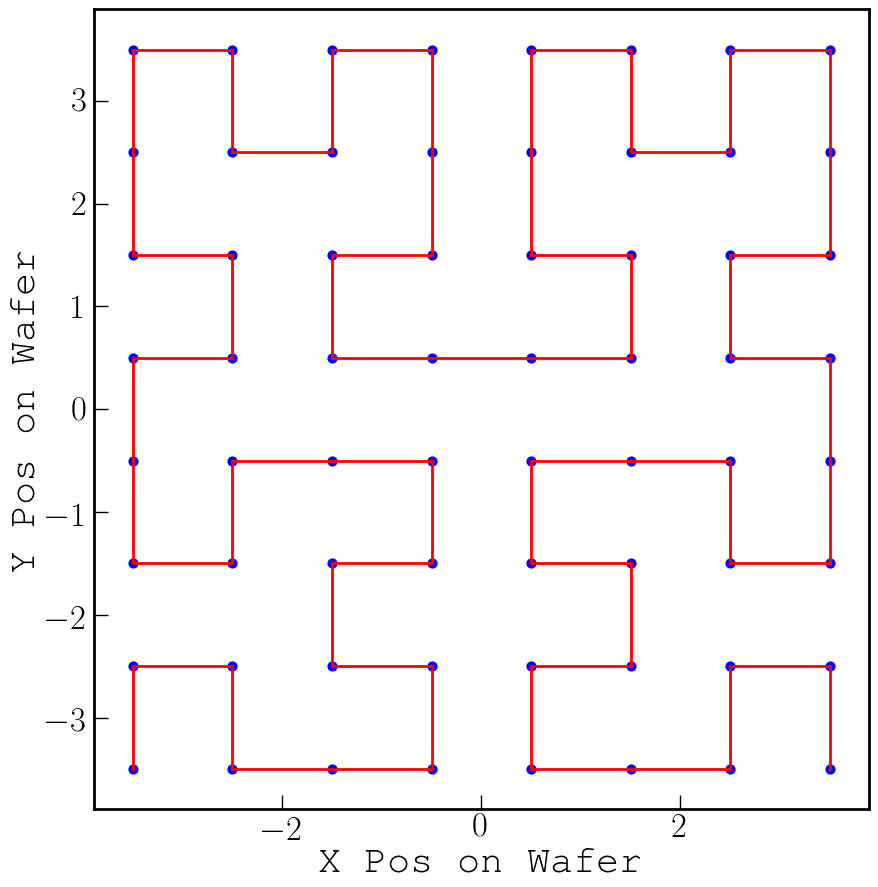

Reproduce this figure in Python.
#! /usr/bin/env python3
import numpy as np
import matplotlib
matplotlib.use('TkAgg')
import matplotlib.pyplot as plt

def double_range(start, stop):
  while start < stop:
    yield start
    start <<= 1

def rot(n, i, j, ri, rj):
  if (rj == 0):
    if (ri == 1):
      i = (n-1) - i
      j = (n-1) - j
    i, j = j, i
  return (i, j)


# Maps from a position in an array d, into (i,j) coordinates of an n by n
# square. Assumes we are using a Hilbert curve to fill out the space
# d in {0, n**2 - 1}
def d2ij(d, n):
  i, j = 0, 0
  t = d
  for s in double_range(1,n):
    ri = 1 & (t//2)
    rj = 1 & (t ^ ri)
    i,j = rot(s, i, j, ri,rj)
    i += s*ri
    j += s*rj
    t //= 4
  return (i, j)

if __name__=="__main__":
  n = 8
  d = np.arange(n*n)
  positions = np.array(list(map(lambda x: d2ij(x, n), d)))

  print (positions.shape)
  x = positions[:, 0] - (n-1)/2
  y = positions[:, 1] - (n-1)/2

  fig, ax = plt.subplots(figsize=(10,10))
  ax.plot(x, y, 'r-')
  ax.scatter(x, y, s=40, color='b', marker='o')
  ax.set_xlabel('X Pos on Wafer')
  ax.set_ylabel('Y Pos on Wafer')
  plt.savefig('hilbert.png')
  plt.show()